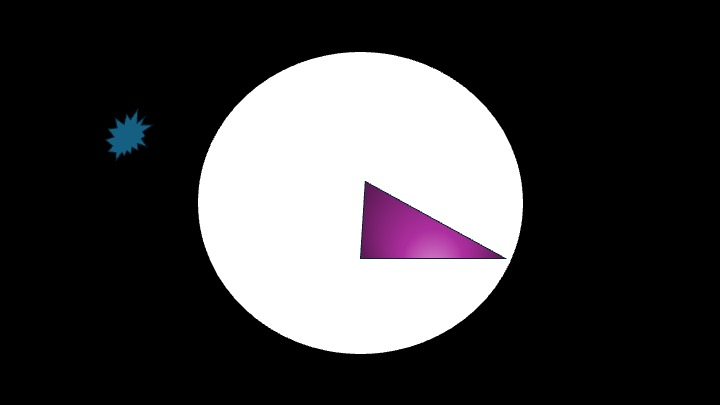
#> input picture fotos/testground.jpg, 720 x 405 px
$ jupyter execute stain_vision.ipynb
#> lines starting #> are read from the running program, lines starting #| are printed output that depends on the picture; after the words box and inside, x2 and y2 are one past the last pixel; in counts of white or black regions, pixels touching at a corner belong together
# Image processing for cell count and stain quantification
A common task in cell culture is staining and cell counting. For most laboratorist, the easiest way to record their observations is by snapping a picture of the sample with their phone and through the lens of the microscope. We can make this workflow even faster by using Python and Computer Vision to count the number of cells or measuring the amount of pixels of a certain color.

[cell 1]
# !/Users/pauloc/Library/jupyterlab-desktop/envs/env_1/bin/python -m pip install matplotlib

## Importing packages

[cell 2]
import cv2
import numpy as np
import matplotlib.pyplot as plt

[cell 3]
# Load the image
image = cv2.imread('fotos/testground.jpg')
#> image is the input picture: shape (405, 720, 3); mean B, G, R 65.4, 63.5, 65.2

# Check if the image was loaded
if image is None:
    print("Error: Image not found or cannot be loaded.")
else:
    print("Image loaded successfully.")

[cell 4]
# Convert to grayscale
gray = cv2.cvtColor(image, cv2.COLOR_BGR2GRAY)
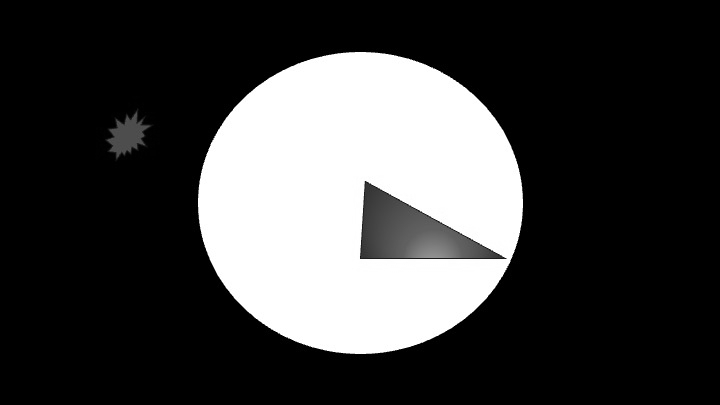
#> gray: shape (405, 720); min 0, max 255, mean 64.2

[cell 5]
# Apply binary thresholding
_, thresh = cv2.threshold(gray, 10, 255, cv2.THRESH_BINARY)
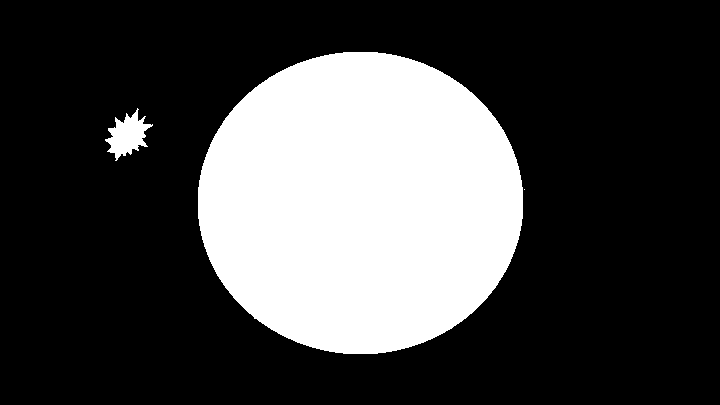
#> thresh: shape (405, 720); 27% white; 3 white regions (1 under 20 px)

[cell 6]
# Find contours in the thresholded image
contours, _ = cv2.findContours(thresh, cv2.RETR_EXTERNAL, cv2.CHAIN_APPROX_SIMPLE)
#> contours = 3 contours, 1 with area under 20; largest, box (x1, y1, x2, y2) and area: (198, 52, 523, 354) 76922, (105, 108, 153, 161) 1115

# Check if any contours were found
if not contours:
    print("No contours found in the image.")
    # Handle this case appropriately
else:
    # Assume the largest contour corresponds to the FOV
    largest_contour = max(contours, key=cv2.contourArea)
#> largest_contour = contour of 441 points, box (x1, y1, x2, y2) (198, 52, 523, 354), area 76922

[cell 7]
# Create a mask for the FOV
mask = np.zeros_like(gray)
cv2.drawContours(mask, [largest_contour], -1, 255, thickness=cv2.FILLED)
#> mask: shape (405, 720); 26.5% white; 1 white region, box (x1, y1, x2, y2) and area: (198, 52, 523, 354) 77367

# Apply the mask to the original image
masked_image = cv2.bitwise_and(image, image, mask=mask)

[cell 8]
# Convert images to RGB for visualization
image_rgb = cv2.cvtColor(image, cv2.COLOR_BGR2RGB)
masked_image_rgb = cv2.cvtColor(masked_image, cv2.COLOR_BGR2RGB)

# Display the original and masked images
plt.figure(figsize=(12, 6))
plt.subplot(1, 2, 1)
plt.imshow(image_rgb)
plt.title('Original Image')
plt.axis('off')

plt.subplot(1, 2, 2)
plt.imshow(masked_image_rgb)
plt.title('Masked Image (Halo Removed)')
plt.axis('off')
plt.show()
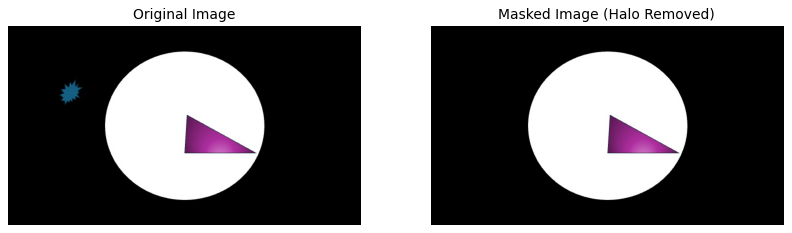
#> figure drawn by matplotlib, 2 panels

[cell 9]
# Convert the masked image to HSV color space
hsv_image = cv2.cvtColor(masked_image, cv2.COLOR_BGR2HSV)
#> hsv_image: shape (405, 720, 3); mean H, S, V 4.2, 3.5, 65.1

[cell 10]
# Split HSV channels
h_channel, s_channel, v_channel = cv2.split(hsv_image)
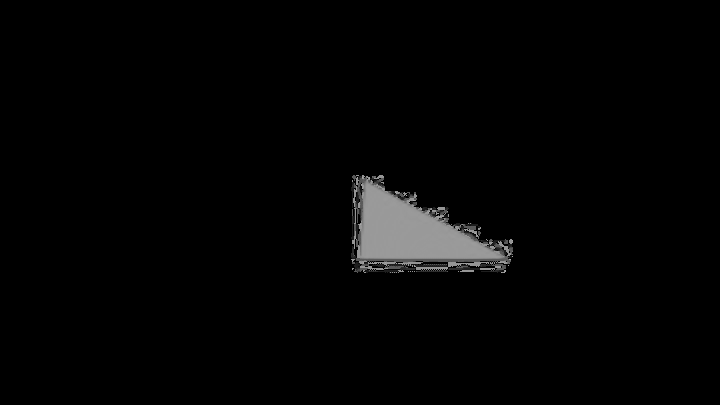
#> h_channel: shape (405, 720); min 0, max 176, mean 4.2
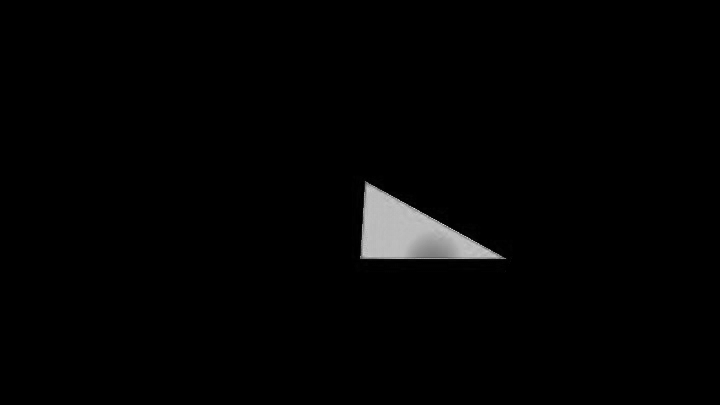
#> s_channel: shape (405, 720); min 0, max 223, mean 3.5
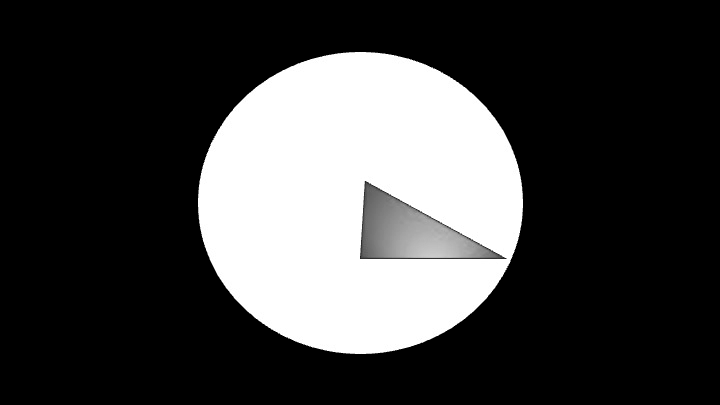
#> v_channel: shape (405, 720); min 0, max 255, mean 65.1

# Define a saturation threshold to exclude low saturation pixels
saturation_threshold = 2  # Adjust as necessary

# Create a mask for pixels with sufficient saturation
saturation_mask = cv2.inRange(s_channel, saturation_threshold, 255)
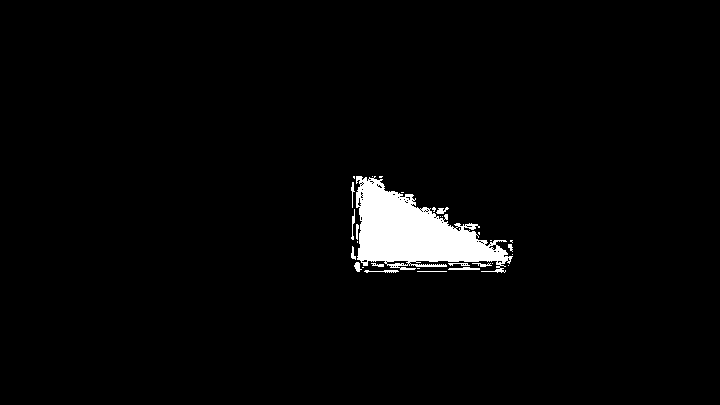
#> saturation_mask: shape (405, 720); 2.8% white; 30 white regions (16 under 20 px), largest, box (x1, y1, x2, y2) and area: (356, 176, 513, 273) 7639, (448, 267, 480, 270) 70, (364, 270, 399, 273) 61

[cell 11]
# Mask the hue channel to exclude low saturation pixels
h_channel_masked = cv2.bitwise_and(h_channel, h_channel, mask=saturation_mask)

[cell 12]
# Display the masked hue channel
plt.imshow(h_channel_masked, cmap='hsv')
plt.title('Masked Hue Channel (Low Saturation Pixels Excluded)')
plt.axis('off')
plt.show()

[cell 13]
# Calculate the histogram of the masked hue channel
hist = cv2.calcHist([h_channel_masked], [0], saturation_mask, [180], [0, 180])
#> hist = 180 values, max 2896 at index 153, min 0 at index 1, mean 45.84

# Smooth the histogram to reduce noise
hist_smooth = cv2.GaussianBlur(hist, (9, 9), 0)
#> hist_smooth = 180 values, max 1129.5 at index 153, min 0.102 at index 179, mean 45.8

# Find the peak hue value (dominant hue)
dominant_hue = np.argmax(hist_smooth)
#> dominant_hue = 153
print(f"Dominant Hue: {dominant_hue}")
#| Dominant Hue: 153

[cell 14]
# Set a delta around the dominant hue
delta_hue = 150  # Adjust as necessary

lower_hue = max(0, dominant_hue - delta_hue)
#> lower_hue = 3
upper_hue = min(179, dominant_hue + delta_hue)
#> upper_hue = 179
print(f"Hue Range: {lower_hue} - {upper_hue}")
#| Hue Range: 3 - 179

[cell 15]
# Use the saturation and value ranges from the masked image
saturation_values = s_channel[mask == 255]
value_values = v_channel[mask == 255]

lower_saturation = max(saturation_threshold, np.percentile(saturation_values, 5))
#> lower_saturation = 2
upper_saturation = min(255, np.percentile(saturation_values, 99))
#> upper_saturation = 188

lower_value = max(0, np.percentile(value_values, 5))
#> lower_value = 157
upper_value = min(255, np.percentile(value_values, 99))
#> upper_value = 255

print(f"Saturation Range: {lower_saturation} - {upper_saturation}")
#| Saturation Range: 2 - 188.0
print(f"Value Range: {lower_value} - {upper_value}")
#| Value Range: 157.0 - 255

[cell 16]
# Define the lower and upper bounds for the stain color
lower_stain = np.array([lower_hue, lower_saturation, lower_value])
#> lower_stain = [3, 2, 157]
upper_stain = np.array([upper_hue, upper_saturation, upper_value])
#> upper_stain = [179, 188, 255]

[cell 17]
# Create the initial stain mask
stain_mask = cv2.inRange(hsv_image, lower_stain, upper_stain)
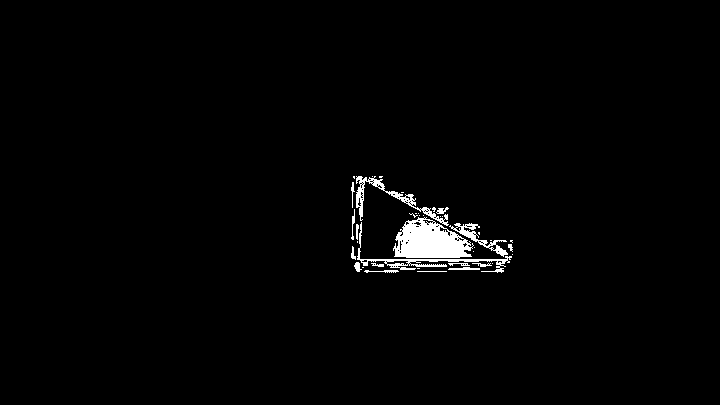
#> stain_mask: shape (405, 720); 1.6% white; 39 white regions (22 under 20 px), largest, box (x1, y1, x2, y2) and area: (393, 217, 474, 258) 2167, (357, 222, 512, 273) 754, (356, 176, 449, 226) 681

# Apply the FOV mask to the stain mask
stain_mask = cv2.bitwise_and(stain_mask, stain_mask, mask=mask)

[cell 18]
plt.imshow(stain_mask, cmap='gray')
plt.title('Initial Stain Mask')
plt.axis('off')
plt.show()

[cell 19]
# Define a structuring element
kernel = cv2.getStructuringElement(cv2.MORPH_ELLIPSE, (5, 5))

# Remove small noise
cleaned_mask = cv2.morphologyEx(stain_mask, cv2.MORPH_OPEN, kernel)
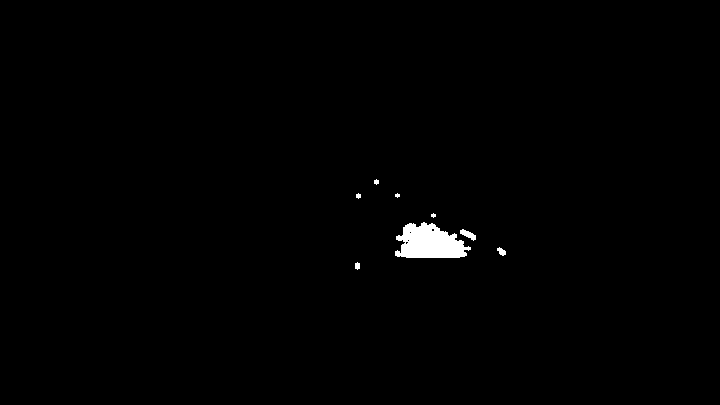
#> cleaned_mask: shape (405, 720); 0.73% white; 8 white regions (2 under 20 px), largest, box (x1, y1, x2, y2) and area: (395, 222, 471, 258) 1884, (460, 229, 476, 241) 94, (497, 247, 506, 256) 49, (355, 262, 360, 270) 32, (374, 179, 379, 185) 22, (356, 193, 361, 199) 22

# Fill small holes
cleaned_mask = cv2.morphologyEx(cleaned_mask, cv2.MORPH_CLOSE, kernel)

[cell 20]
plt.imshow(cleaned_mask, cmap='gray')
plt.title('Cleaned Stain Mask')
plt.axis('off')
plt.show()

[cell 21]
# Count the number of stained pixels
stained_pixels = cv2.countNonZero(cleaned_mask)
#> stained_pixels = 2189

# Count the total number of pixels within the FOV
total_pixels = cv2.countNonZero(mask)
#> total_pixels = 77367

# Calculate the percentage of stained area
stain_percentage = (stained_pixels / total_pixels) * 100
#> stain_percentage = 2.83

print(f"Stained Pixels: {stained_pixels}")
#| Stained Pixels: 2189
print(f"Total Pixels in FOV: {total_pixels}")
#| Total Pixels in FOV: 77367
print(f"Stain Coverage: {stain_percentage:.2f}%")
#| Stain Coverage: 2.83%

[cell 22]
# Create a color overlay for the stained areas
overlay = masked_image.copy()
overlay[cleaned_mask == 255] = [0, 0, 255]  # Highlight stained areas in red
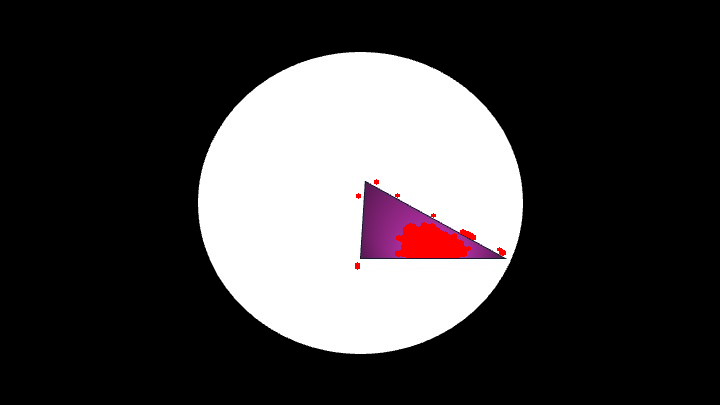
#> overlay: shape (405, 720, 3); mean B, G, R 63.6, 62.5, 65.6

# Convert to RGB for display
overlay_rgb = cv2.cvtColor(overlay, cv2.COLOR_BGR2RGB)

# Display the overlay
plt.imshow(overlay_rgb)
plt.title('Overlay of Stain Mask on Original Image')
plt.axis('off')
plt.show()

[cell 23]
# Create a figure to display multiple images
plt.figure(figsize=(15, 10))

# Original Image
plt.subplot(2, 3, 1)
plt.imshow(image_rgb)
plt.title('Original Image')
plt.axis('off')

# Masked Image
plt.subplot(2, 3, 2)
plt.imshow(masked_image_rgb)
plt.title('Masked Image (Halo Removed)')
plt.axis('off')

# Mask of FOV
plt.subplot(2, 3, 3)
plt.imshow(mask, cmap='gray')
plt.title('Mask of Field of View')
plt.axis('off')

# Masked Hue Channel
plt.subplot(2, 3, 4)
plt.imshow(h_channel_masked, cmap='hsv')
plt.title('Masked Hue Channel')
plt.axis('off')

# Cleaned Stain Mask
plt.subplot(2, 3, 5)
plt.imshow(cleaned_mask, cmap='gray')
plt.title('Cleaned Stain Mask')
plt.axis('off')

# Overlay of Stain Mask
plt.subplot(2, 3, 6)
plt.imshow(overlay_rgb)
plt.title('Overlay on Original Image')
plt.axis('off')

plt.tight_layout()
plt.show()

$ run again, with fotos/img1.jpg copied over fotos/testground.jpg
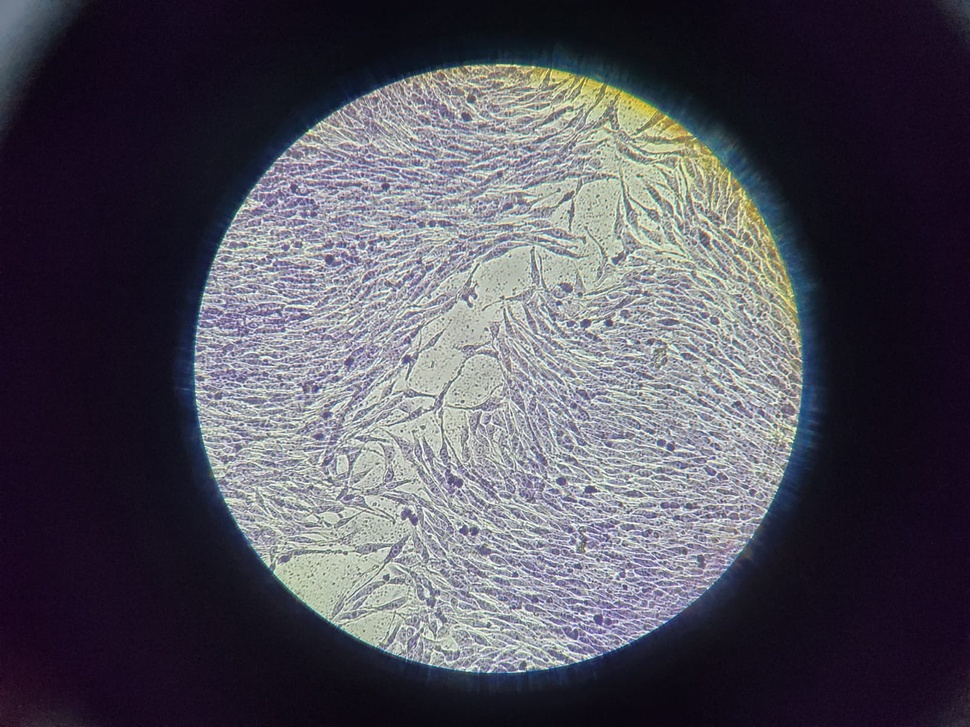
#> input picture fotos/img1.jpg, 970 x 727 px, shrunk from 1600 x 1200 before the run
#> image is the input picture: shape (727, 970, 3); mean B, G, R 88.7, 78.3, 80.3
#> `_, thresh = cv2.threshold(gray, 10, 255, cv2.THRESH_BINARY)`:
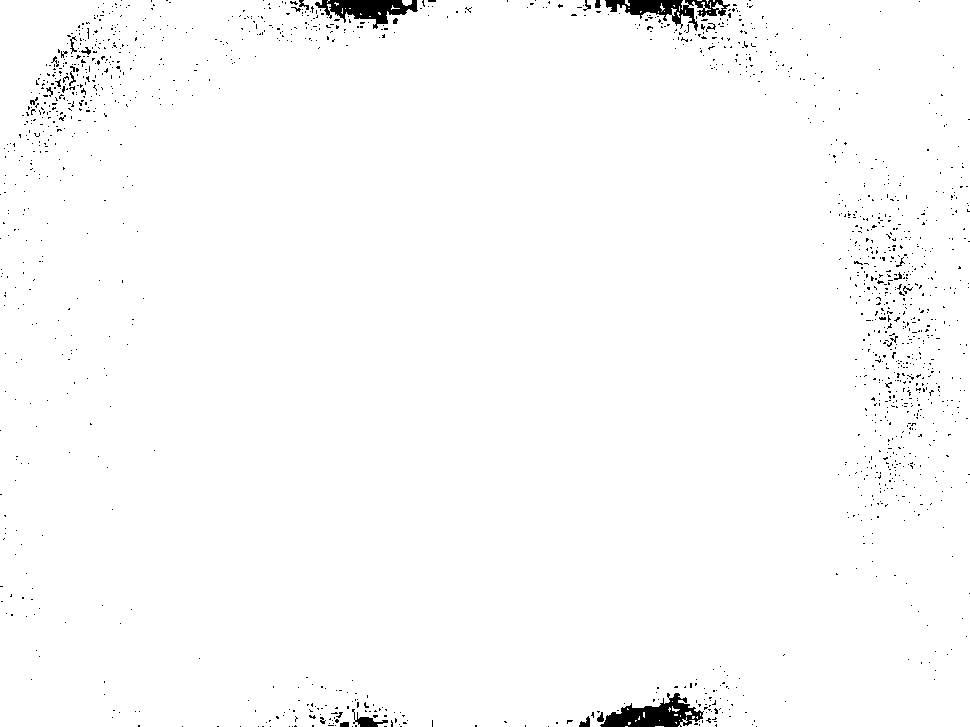
#> thresh: shape (727, 970); 98.6% white; 1501 black regions (1475 under 20 px)
#> contours = 46 contours, 44 with area under 20; largest, box (x1, y1, x2, y2) and area: (0, 0, 970, 727) 697506, (402, 0, 412, 6) 37
#> largest_contour = contour of 811 points, box (x1, y1, x2, y2) (0, 0, 970, 727), area 697506
#> mask: shape (727, 970); 99.2% white; 50 black regions (41 under 20 px), largest, box (x1, y1, x2, y2) and area: (600, 693, 703, 727) 1903, (605, 0, 730, 31) 1576, (315, 0, 418, 29) 1565
#> hsv_image: shape (727, 970, 3); mean H, S, V 112.7, 93.8, 91.3
#> hist = 180 values, max 54868 at index 140, min 3 at index 168, mean 3879.5
#> hist_smooth = 180 values, max 26544.5 at index 139, min 288.2 at index 179, mean 3878.1
#> dominant_hue = 139
#| Dominant Hue: 139
#> lower_hue = 0
#> upper_hue = 179
#| Hue Range: 0 - 179
#> lower_saturation = 8
#> upper_saturation = 197
#> lower_value = 21
#> upper_value = 240
#| Saturation Range: 8.0 - 197.0
#| Value Range: 21.0 - 240.0
#> lower_stain = [0, 8, 21]
#> upper_stain = [179, 197, 240]
#> stain_mask: shape (727, 970); 89.9% white; 8577 black regions (8241 under 20 px), largest, box (x1, y1, x2, y2) and area: (287, 0, 741, 81) 16662, (308, 659, 722, 727) 9420, (0, 559, 50, 644) 1465
#> stained_pixels = 632591
#> total_pixels = 699604
#> stain_percentage = 90.42
#| Stained Pixels: 632591
#| Total Pixels in FOV: 699604
#| Stain Coverage: 90.42%
#> `overlay[cleaned_mask == 255] = [0, 0, 255]`:
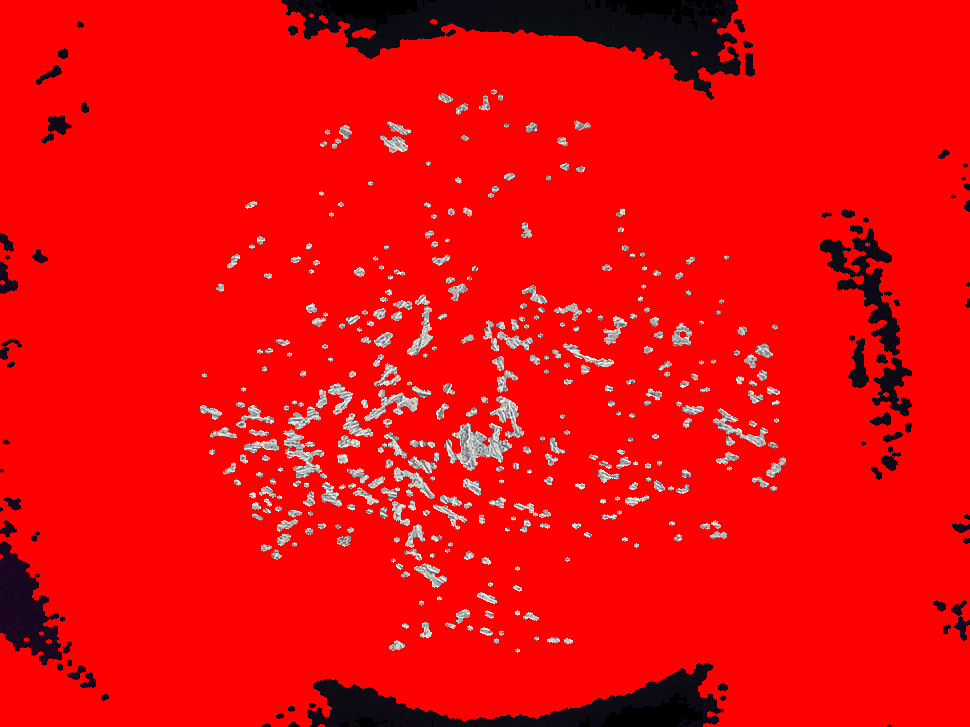
#> overlay: shape (727, 970, 3); mean B, G, R 8.5, 7.9, 236.7
